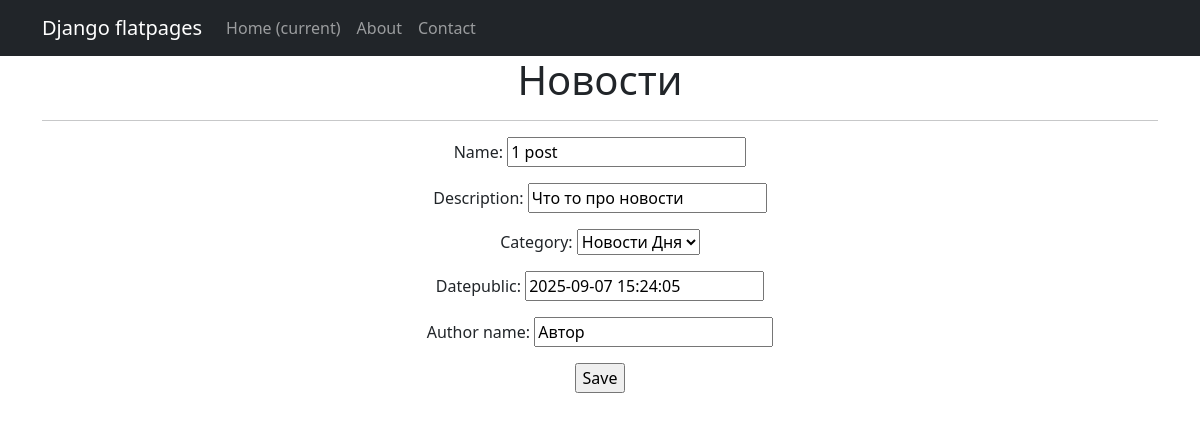
/news/news/1/edit/, run on the app's committed database.
### simpleapp/models.py (models this page shows, shortened)
class Post(models.Model):
    NEWS = 'news'
    ARTICLE = 'article'
    TYPE_CHOICES = [
        (NEWS, 'News'),
        (ARTICLE, 'Article'),
    ]
    type = models.CharField(max_length=10, choices=TYPE_CHOICES, default=NEWS)
    name = models.CharField(
        max_length=50,
        unique=True,
    )
    datepublic = models.DateTimeField(default=timezone.now)
    description = models.TextField()
    author_name = models.CharField(max_length=100 , default= 'Автор')
    category = models.ForeignKey(
        to='Category',
        on_delete=models.CASCADE,
        related_name='allposts',
    )

class Category(models.Model):
    name = models.CharField(max_length=100, unique=True)
    def __str__(self):
        return self.name.title()

### simpleapp/views.py (the view)
# urls.py: path('news/<int:pk>/edit/', NewsPostUpdate.as_view(), name='news_post_update'),
class NewsPostUpdate(UpdateView):
    form_class = PostForm
    model = Post
    template_name = 'news_post_edit.html'

### simpleapp/forms.py (shortened to what this page needs)
class PostForm(forms.ModelForm):
    description = forms.CharField(min_length=20)
    class Meta:
        model = Post
        fields = ['name', 'description', 'category', 'datepublic' , 'author_name']

### templates/news_post_edit.html (shortened to what this page needs)
{% extends 'flatpages/default.html' %}
{% block content %}
<h1>Новости</h1>
<hr>
<form action="" method="post">
    {{ form.as_p }}
    <input type="submit" value="Save" />
</form>
{% endblock content %}

### data on the page
Post: name "1 post", description "Что то про новости", category "Новости Дня", datepublic "2025-09-07 15:24:05", author_name "Автор"
